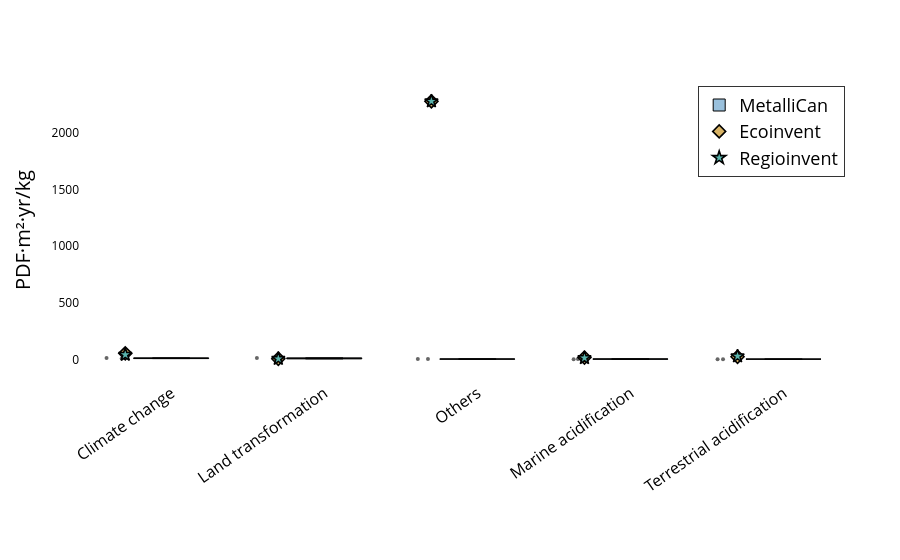

Here is the notebook cell this chart was saved with:
### Code cell
plot_lcia_boxes_for_reference_product(
    df_eq,
    reference_product="U concentrate",
    yaxis_label="PDF·m²·yr/kg",
    title="Ecosystem quality – U concentrate",
    output_html="results/Damages/boxplot_eq_u.html",
    output_image="results/Damages/boxplot_eq_u",
    image_format="pdf",
)

### Figure 1 — Plotly figure (JSON) as saved in the notebook; plotly's stock layout.template omitted (floating-point values rounded to 4 significant figures)
{"data": [{"boxpoints": "all", "fillcolor": "rgba(31,119,180,0.45)", "hoverinfo": "text+y", "hovertext": ["Cigar Lake + McClean Lake", "Cigar Lake + McClean Lake", "Cigar Lake + McClean Lake", "Cigar Lake + McClean Lake", "Cigar Lake + McClean Lake", "Key Lake + McArthur River", "Key Lake + McArthur River", "Key Lake + McArthur River", "Key Lake + McArthur River", "Key Lake + McArthur River"], "jitter": 0.35, "line": {"color": "black", "width": 1}, "marker": {"opacity": 0.6, "size": 4}, "name": "MetalliCan", "x": [0, 1, 3, 2, 4, 0, 1, 3, 2, 4], "y": [7.482, 5.072, 2.296, 2.763, 2.488, 13.71, 13.64, 4.245, 3.841, 2.723], "type": "box"}, {"marker": {"color": "#d8b365", "line": {"color": "black", "width": 1.6}, "size": 10, "symbol": "diamond"}, "mode": "markers", "name": "Ecoinvent", "x": [-0.3, 0.7, 2.7, 1.7, 3.7], "y": [53.93, 6.041, 16.62, 2277.0, 23.6], "type": "scatter"}, {"marker": {"color": "#5ab4ac", "line": {"color": "black", "width": 1.6}, "size": 10, "symbol": "star"}, "mode": "markers", "name": "Regioinvent", "x": [-0.3, 0.7, 2.7, 1.7, 3.7], "y": [41.8, 6.104, 12.93, 2278.0, 28.33], "type": "scatter"}], "layout": {"xaxis": {"tickfont": {"size": 16, "color": "black"}, "tickmode": "array", "tickvals": [0, 1, 2, 3, 4], "ticktext": ["Climate change", "Land transformation", "Others", "Marine acidification", "Terrestrial acidification"], "tickangle": -35, "ticklabelposition": "outside", "automargin": true}, "yaxis": {"title": {"font": {"color": "black", "size": 20}, "text": "PDF·m²·yr/kg"}, "tickfont": {"color": "black"}, "showgrid": false}, "margin": {"l": 80, "r": 40, "t": 80, "b": 180}, "legend": {"title": {"font": {"color": "black", "size": 24}, "text": ""}, "font": {"color": "black", "size": 18}, "orientation": "v", "yanchor": "top", "y": 0.98, "xanchor": "right", "x": 0.98, "bgcolor": "rgba(255,255,255,0.9)", "bordercolor": "black", "borderwidth": 0.8}, "plot_bgcolor": "white", "paper_bgcolor": "white"}}
